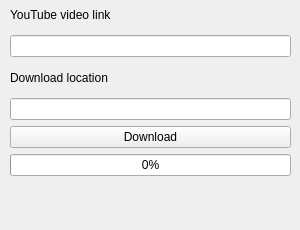
<?xml version="1.0" encoding="UTF-8"?>
<ui version="4.0">
 <class>MainWindow</class>
 <widget class="QMainWindow" name="MainWindow">
  <property name="geometry">
   <rect>
    <x>0</x>
    <y>0</y>
    <width>300</width>
    <height>230</height>
   </rect>
  </property>
  <property name="minimumSize">
   <size>
    <width>300</width>
    <height>230</height>
   </size>
  </property>
  <property name="maximumSize">
   <size>
    <width>300</width>
    <height>230</height>
   </size>
  </property>
  <property name="windowTitle">
   <string>MainWindow</string>
  </property>
  <widget class="QWidget" name="centralwidget">
   <property name="minimumSize">
    <size>
     <width>283</width>
     <height>213</height>
    </size>
   </property>
   <widget class="QWidget" name="verticalLayoutWidget">
    <property name="geometry">
     <rect>
      <x>10</x>
      <y>0</y>
      <width>281</width>
      <height>211</height>
     </rect>
    </property>
    <layout class="QVBoxLayout" name="verticalLayout_2" stretch="0,0,0,0,0,0,0">
     <property name="sizeConstraint">
      <enum>QLayout::SetDefaultConstraint</enum>
     </property>
     <item>
      <widget class="QLabel" name="label">
       <property name="text">
        <string>YouTube video link</string>
       </property>
      </widget>
     </item>
     <item>
      <widget class="QLineEdit" name="link"/>
     </item>
     <item>
      <widget class="QLabel" name="label_2">
       <property name="text">
        <string>Download location</string>
       </property>
      </widget>
     </item>
     <item>
      <widget class="QLineEdit" name="location"/>
     </item>
     <item>
      <widget class="QPushButton" name="accept">
       <property name="text">
        <string>Download</string>
       </property>
      </widget>
     </item>
     <item>
      <widget class="QProgressBar" name="progress">
       <property name="value">
        <number>0</number>
       </property>
      </widget>
     </item>
     <item>
      <widget class="QLabel" name="info">
       <property name="text">
        <string/>
       </property>
      </widget>
     </item>
    </layout>
   </widget>
  </widget>
 </widget>
 <resources/>
 <connections/>
</ui>
